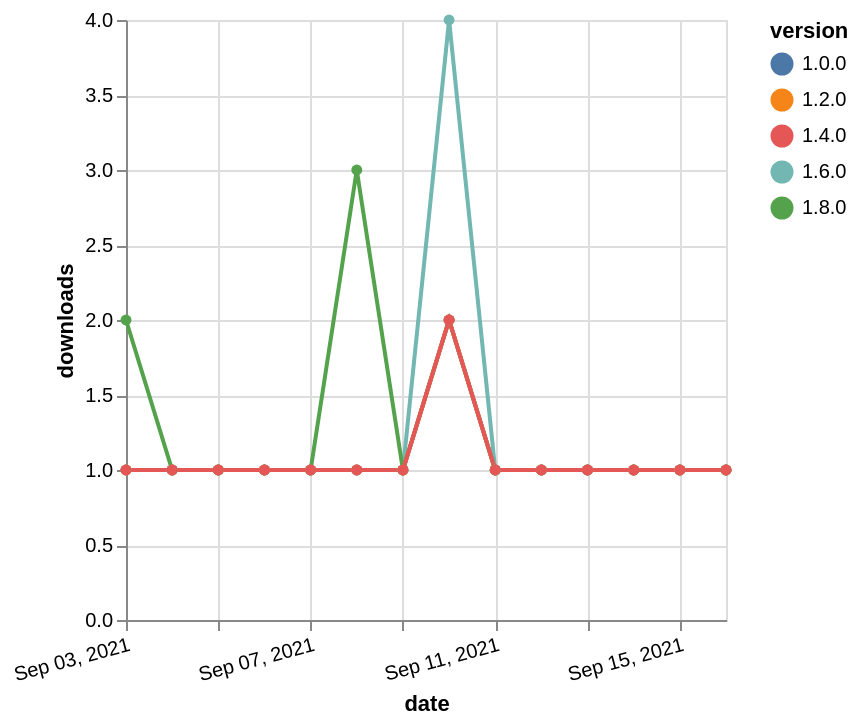

Vega-Lite specification stored for this chart:
### Vega-Lite specification from a JSON file in a GitHub repository (floating-point values rounded to 4 significant figures)
{"$schema": "https://vega.github.io/schema/vega-lite/v5.json", "description": "A simple bar chart with embedded data.", "data": {"values": [{"date": "2021-09-03", "total": 200, "delta": 1, "version": "1.6.0"}, {"date": "2021-09-04", "total": 201, "delta": 1, "version": "1.6.0"}, {"date": "2021-09-05", "total": 202, "delta": 1, "version": "1.6.0"}, {"date": "2021-09-06", "total": 203, "delta": 1, "version": "1.6.0"}, {"date": "2021-09-07", "total": 204, "delta": 1, "version": "1.6.0"}, {"date": "2021-09-08", "total": 205, "delta": 1, "version": "1.6.0"}, {"date": "2021-09-09", "total": 206, "delta": 1, "version": "1.6.0"}, {"date": "2021-09-10", "total": 210, "delta": 4, "version": "1.6.0"}, {"date": "2021-09-11", "total": 211, "delta": 1, "version": "1.6.0"}, {"date": "2021-09-12", "total": 212, "delta": 1, "version": "1.6.0"}, {"date": "2021-09-13", "total": 213, "delta": 1, "version": "1.6.0"}, {"date": "2021-09-14", "total": 214, "delta": 1, "version": "1.6.0"}, {"date": "2021-09-15", "total": 215, "delta": 1, "version": "1.6.0"}, {"date": "2021-09-16", "total": 216, "delta": 1, "version": "1.6.0"}, {"date": "2021-09-03", "total": 129, "delta": 2, "version": "1.8.0"}, {"date": "2021-09-04", "total": 130, "delta": 1, "version": "1.8.0"}, {"date": "2021-09-05", "total": 131, "delta": 1, "version": "1.8.0"}, {"date": "2021-09-06", "total": 132, "delta": 1, "version": "1.8.0"}, {"date": "2021-09-07", "total": 133, "delta": 1, "version": "1.8.0"}, {"date": "2021-09-08", "total": 136, "delta": 3, "version": "1.8.0"}, {"date": "2021-09-09", "total": 137, "delta": 1, "version": "1.8.0"}, {"date": "2021-09-10", "total": 139, "delta": 2, "version": "1.8.0"}, {"date": "2021-09-11", "total": 140, "delta": 1, "version": "1.8.0"}, {"date": "2021-09-12", "total": 141, "delta": 1, "version": "1.8.0"}, {"date": "2021-09-13", "total": 142, "delta": 1, "version": "1.8.0"}, {"date": "2021-09-14", "total": 143, "delta": 1, "version": "1.8.0"}, {"date": "2021-09-15", "total": 144, "delta": 1, "version": "1.8.0"}, {"date": "2021-09-16", "total": 145, "delta": 1, "version": "1.8.0"}, {"date": "2021-09-03", "total": 205, "delta": 1, "version": "1.0.0"}, {"date": "2021-09-04", "total": 206, "delta": 1, "version": "1.0.0"}, {"date": "2021-09-05", "total": 207, "delta": 1, "version": "1.0.0"}, {"date": "2021-09-06", "total": 208, "delta": 1, "version": "1.0.0"}, {"date": "2021-09-07", "total": 209, "delta": 1, "version": "1.0.0"}, {"date": "2021-09-08", "total": 210, "delta": 1, "version": "1.0.0"}, {"date": "2021-09-09", "total": 211, "delta": 1, "version": "1.0.0"}, {"date": "2021-09-10", "total": 213, "delta": 2, "version": "1.0.0"}, {"date": "2021-09-11", "total": 214, "delta": 1, "version": "1.0.0"}, {"date": "2021-09-12", "total": 215, "delta": 1, "version": "1.0.0"}, {"date": "2021-09-13", "total": 216, "delta": 1, "version": "1.0.0"}, {"date": "2021-09-14", "total": 217, "delta": 1, "version": "1.0.0"}, {"date": "2021-09-15", "total": 218, "delta": 1, "version": "1.0.0"}, {"date": "2021-09-16", "total": 219, "delta": 1, "version": "1.0.0"}, {"date": "2021-09-03", "total": 193, "delta": 1, "version": "1.2.0"}, {"date": "2021-09-04", "total": 194, "delta": 1, "version": "1.2.0"}, {"date": "2021-09-05", "total": 195, "delta": 1, "version": "1.2.0"}, {"date": "2021-09-06", "total": 196, "delta": 1, "version": "1.2.0"}, {"date": "2021-09-07", "total": 197, "delta": 1, "version": "1.2.0"}, {"date": "2021-09-08", "total": 198, "delta": 1, "version": "1.2.0"}, {"date": "2021-09-09", "total": 199, "delta": 1, "version": "1.2.0"}, {"date": "2021-09-10", "total": 201, "delta": 2, "version": "1.2.0"}, {"date": "2021-09-11", "total": 202, "delta": 1, "version": "1.2.0"}, {"date": "2021-09-12", "total": 203, "delta": 1, "version": "1.2.0"}, {"date": "2021-09-13", "total": 204, "delta": 1, "version": "1.2.0"}, {"date": "2021-09-14", "total": 205, "delta": 1, "version": "1.2.0"}, {"date": "2021-09-15", "total": 206, "delta": 1, "version": "1.2.0"}, {"date": "2021-09-16", "total": 207, "delta": 1, "version": "1.2.0"}, {"date": "2021-09-03", "total": 170, "delta": 1, "version": "1.4.0"}, {"date": "2021-09-04", "total": 171, "delta": 1, "version": "1.4.0"}, {"date": "2021-09-05", "total": 172, "delta": 1, "version": "1.4.0"}, {"date": "2021-09-06", "total": 173, "delta": 1, "version": "1.4.0"}, {"date": "2021-09-07", "total": 174, "delta": 1, "version": "1.4.0"}, {"date": "2021-09-08", "total": 175, "delta": 1, "version": "1.4.0"}, {"date": "2021-09-09", "total": 176, "delta": 1, "version": "1.4.0"}, {"date": "2021-09-10", "total": 178, "delta": 2, "version": "1.4.0"}, {"date": "2021-09-11", "total": 179, "delta": 1, "version": "1.4.0"}, {"date": "2021-09-12", "total": 180, "delta": 1, "version": "1.4.0"}, {"date": "2021-09-13", "total": 181, "delta": 1, "version": "1.4.0"}, {"date": "2021-09-14", "total": 182, "delta": 1, "version": "1.4.0"}, {"date": "2021-09-15", "total": 183, "delta": 1, "version": "1.4.0"}, {"date": "2021-09-16", "total": 184, "delta": 1, "version": "1.4.0"}]}, "width": "container", "mark": {"type": "line", "point": {"filled": true}}, "encoding": {"x": {"field": "date", "type": "temporal", "timeUnit": "yearmonthdate", "title": "date", "axis": {"labelAngle": -15}}, "y": {"field": "delta", "type": "quantitative", "title": "downloads"}, "color": {"field": "version", "type": "nominal"}, "tooltip": {"field": "delta"}}}
